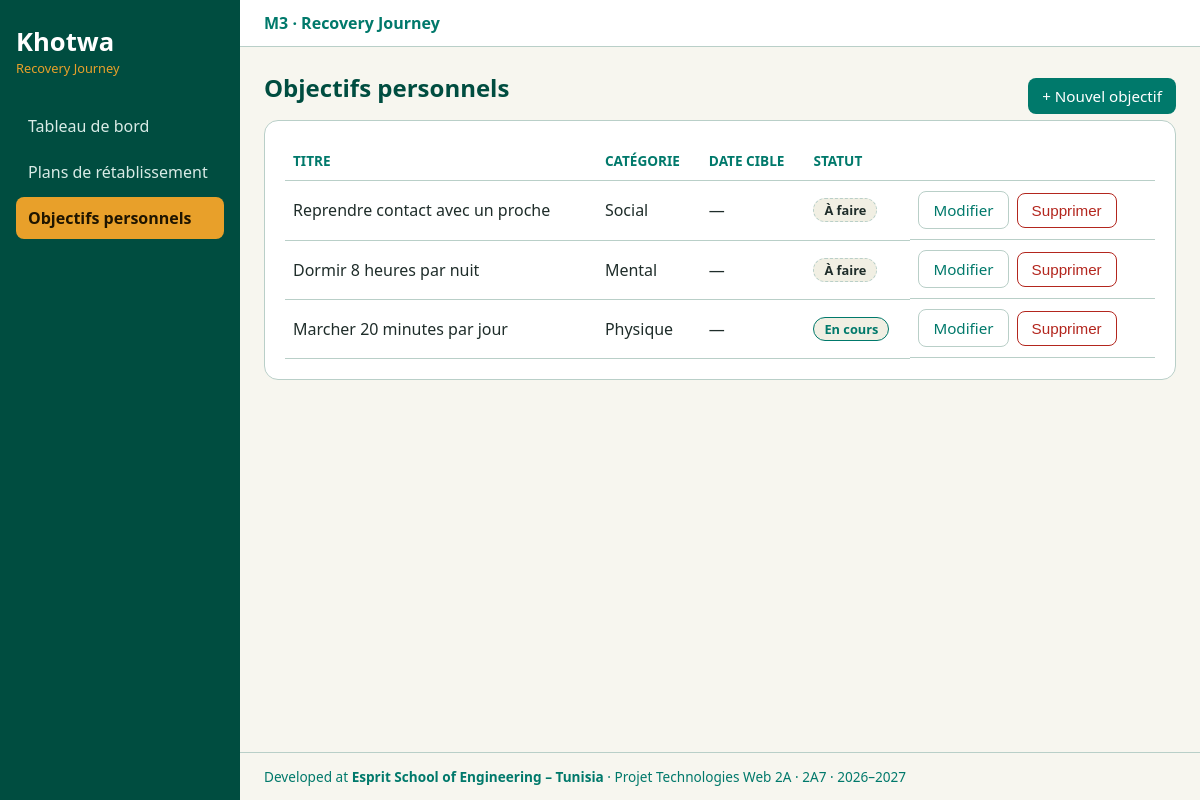
The app's page /index.php?page=goals with its own data.
### tables this page shows
CREATE TABLE IF NOT EXISTS goal (
  id          INT AUTO_INCREMENT PRIMARY KEY,
  title       VARCHAR(150) NOT NULL,
  description TEXT NULL,
  category    ENUM('physical','mental','social','professional','other') NOT NULL DEFAULT 'other',
  target_date DATE NULL,
  status      ENUM('todo','in_progress','done') NOT NULL DEFAULT 'todo',
  created_at  TIMESTAMP DEFAULT CURRENT_TIMESTAMP
);

### app/Controllers/Controller.php (called while the page is built, shortened)
<?php
abstract class Controller
{
    protected string $page = 'dashboard';
    protected function render(string $view, array $data = [], ?string $scriptsView = null): void
    {
        $content      = $this->capture(__DIR__ . '/../Views/pages/' . $view . '.php', $data);
        $currentPage = $this->page;
        require_once __DIR__ . '/../Views/layout.php';
    }
    private function capture(string $file, array $data): string
    {
        extract($data, EXTR_SKIP);
        require $file;
        return (string) ob_get_clean();
    }
}

### app/Controllers/GoalController.php (called while the page is built, shortened)
<?php
class GoalController extends Controller
{
    public function index(): void
    {
        $this->render('goals', ['goals' => Goal::all()]);
    }
}

### index.php (called while the page is built, shortened)
<?php
require __DIR__ . '/app/helpers.php';
$routes = require __DIR__ . '/app/routes.php';
$page = $_GET['page'] ?? 'dashboard';
if (!is_string($page) || !isset($routes[$page])) {
    http_response_code(404);
    [$class, $method] = $routes['404'];
} else {
    [$class, $method] = $routes[$page];
}
(new $class())->$method();

### app/helpers.php (called while the page is built, shortened)
<?php
function e($v): string { return htmlspecialchars((string) $v, ENT_QUOTES, 'UTF-8'); }
function url(string $page, array $params = []): string
{
    return 'index.php?' . http_build_query(['page' => $page] + $params);
}
function isActive(string $page, string $current): string { return $page === $current ? 'active' : ''; }

### app/Models/Goal.php (called while the page is built, shortened)
<?php
class Goal extends Model
{
    public static function all(): array
    {
        return self::db()->query('SELECT * FROM goal ORDER BY created_at DESC, id DESC')->fetchAll();
    }
}

### app/Views/pages/goals.php (the view, shortened to what this page needs)
<div class="page-head">
    <h1>Objectifs personnels</h1>
    <a class="btn" href="<?= url('goal-form') ?>">+ Nouvel objectif</a>
</div>
<div class="card">
<?php if (!$goals): ?>
    <p class="muted">Aucun objectif enregistré.</p>
<?php else: ?>
    <table>
        <tr><th>Titre</th><th>Catégorie</th><th>Date cible</th><th>Statut</th><th></th></tr>
        <?php foreach ($goals as $g): ?>
            <tr>
                <td><?= e($g['title']) ?></td>
                <td><?= e(\App\Models\Goal::CATEGORIES[$g['category']]) ?></td>
                <td><?= e($g['target_date'] ?? '—') ?></td>
                <td><span class="badge badge-<?= e($g['status']) ?>"><?= e(\App\Models\Goal::STATUSES[$g['status']]) ?></span></td>
                <td class="actions">
                    <a class="btn btn-ghost" href="<?= url('goal-form', ['id' => $g['id']]) ?>">Modifier</a>
                    <form method="post" action="<?= url('goal-delete') ?>" data-confirm="Supprimer cet objectif ?">
                        <button class="btn btn-danger">Supprimer</button>
                    </form>
                </td>
            </tr>
        <?php endforeach; ?>
    </table>
<?php endif; ?>
</div>

### app/Views/partials/head.php (shortened to what this page needs)
<!DOCTYPE html>
<html lang="fr">
<head>
    <link rel="stylesheet" href="app/Views/assets/css/main.css">
</head>
<body>

### app/Views/layout.php
<?php
require_once __DIR__ . '/partials/head.php';
?>
<div class="app">
    <?php require_once __DIR__ . '/partials/sidebar.php'; ?>
    <main class="main-wrapper">
        <?php require_once __DIR__ . '/partials/header.php'; ?>
        <section class="content"><?= $content ?></section>
        <?php require_once __DIR__ . '/partials/footer.php'; ?>
    </main>
</div>
<?php require_once __DIR__ . '/partials/scripts.php'; ?>

### app/Views/partials/sidebar.php
<?php $currentPage = $currentPage ?? 'dashboard'; ?>
<aside class="sidebar" id="sidebar">
    <a class="brand" href="<?= url('dashboard') ?>">Khotwa<span>Recovery Journey</span></a>
    <nav>
        <a class="<?= isActive('dashboard', $currentPage) ?>" href="<?= url('dashboard') ?>">Tableau de bord</a>
        <a class="<?= isActive('plans', $currentPage) ?>" href="<?= url('plans') ?>">Plans de rétablissement</a>
        <a class="<?= isActive('goals', $currentPage) ?>" href="<?= url('goals') ?>">Objectifs personnels</a>
    </nav>
</aside>

### app/Views/partials/header.php (shortened to what this page needs)
<header class="topbar">
    <span class="who">M3 · Recovery Journey</span>
</header>

### app/Views/partials/footer.php
<footer class="footer">
    Developed at <strong>Esprit School of Engineering – Tunisia</strong> · Projet Technologies Web 2A · 2A7 · 2026–2027
</footer>

### app/Views/partials/scripts.php (shortened to what this page needs)
</body>
</html>

### app/Views/assets/css/main.css (style rules this page uses)
:root { --green: #004d40; --teal: #00796b; --orange: #e8a02a; --cream: #f1efe3; --line: #b9cfc8; --text: #1f2d2a; --danger: #b3261e; --bg: #f7f6ef; --card: #ffffff; }
* { box-sizing: border-box; }
body { margin: 0; font-family: "Segoe UI", Calibri, Arial, sans-serif; background: var(--bg); color: var(--text); }
a { color: var(--teal); }
.app { display: flex; min-height: 100vh; }
.sidebar { width: 240px; background: var(--green); color: #fff; padding: 24px 16px; flex-shrink: 0; }
.brand { display: block; color: #fff; text-decoration: none; font-size: 1.6rem; font-weight: 700; margin-bottom: 28px; }
.brand span { display: block; font-size: .8rem; font-weight: 400; color: var(--orange); }
.sidebar nav a { display: block; color: #d9ebe6; text-decoration: none; padding: 10px 12px; border-radius: 8px; margin-bottom: 4px; }
.sidebar nav a.active { background: var(--orange); color: #1f1500; font-weight: 600; }
.main-wrapper { flex: 1; min-width: 0; display: flex; flex-direction: column; }
.topbar { display: flex; justify-content: space-between; align-items: center; padding: 12px 24px; background: var(--card); border-bottom: 1px solid var(--line); }
.who { color: var(--teal); font-weight: 600; }
.content { flex: 1; padding: 24px; }
.footer { padding: 14px 24px; font-size: .85rem; color: var(--teal); border-top: 1px solid var(--line); }
h1 { color: var(--green); margin: 0 0 16px; }
.card { background: var(--card); border: 1px solid var(--line); border-radius: 14px; padding: 20px; margin-bottom: 20px; }
.page-head { display: flex; justify-content: space-between; align-items: center; }
table { width: 100%; border-collapse: collapse; }
th, td { text-align: left; padding: 10px 8px; border-bottom: 1px solid var(--line); vertical-align: middle; }
th { color: var(--teal); font-size: .85rem; text-transform: uppercase; }
.actions { display: flex; gap: 8px; align-items: center; }
.actions form { margin: 0; }
.btn { display: inline-block; background: var(--teal); color: #fff; border: 0; border-radius: 8px; padding: 8px 14px; cursor: pointer; text-decoration: none; font-size: .95rem; }
.btn-ghost { background: transparent; color: var(--teal); border: 1px solid var(--line); }
.btn-danger { background: transparent; color: var(--danger); border: 1px solid var(--danger); }
.badge { display: inline-block; padding: 2px 10px; border-radius: 999px; background: var(--cream); border: 1px solid var(--line); font-size: .8rem; font-weight: 600; }
.badge-active, .badge-in_progress { border-color: var(--teal); color: var(--teal); }
.badge-paused, .badge-todo { border-style: dashed; }

### records on screen
goal: title "Reprendre contact avec un proche", category "Social", target_date "—", status "À faire"
goal: title "Dormir 8 heures par nuit", category "Mental", target_date "—", status "À faire"
goal: title "Marcher 20 minutes par jour", category "Physique", target_date "—", status "En cours"
